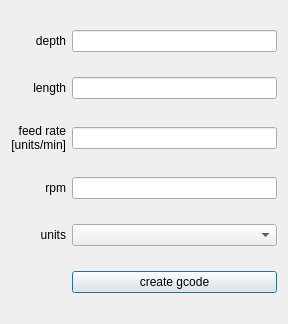
<?xml version="1.0" encoding="UTF-8"?>
<ui version="4.0">
 <class>surfacing_Dialog</class>
 <widget class="QDialog" name="surfacing_Dialog">
  <property name="geometry">
   <rect>
    <x>0</x>
    <y>0</y>
    <width>288</width>
    <height>324</height>
   </rect>
  </property>
  <property name="windowTitle">
   <string>Surfacing_Dialog</string>
  </property>
  <layout class="QGridLayout" name="gridLayout">
   <item row="0" column="0">
    <widget class="QLabel" name="depth_label">
     <property name="text">
      <string>depth</string>
     </property>
     <property name="alignment">
      <set>Qt::AlignRight|Qt::AlignTrailing|Qt::AlignVCenter</set>
     </property>
    </widget>
   </item>
   <item row="0" column="1">
    <widget class="QLineEdit" name="depth_lineEdit"/>
   </item>
   <item row="1" column="0">
    <widget class="QLabel" name="length_label">
     <property name="text">
      <string>length</string>
     </property>
     <property name="alignment">
      <set>Qt::AlignRight|Qt::AlignTrailing|Qt::AlignVCenter</set>
     </property>
    </widget>
   </item>
   <item row="1" column="1">
    <widget class="QLineEdit" name="length_lineEdit"/>
   </item>
   <item row="2" column="0">
    <widget class="QLabel" name="feed_label">
     <property name="text">
      <string>feed rate
[units/min]</string>
     </property>
     <property name="alignment">
      <set>Qt::AlignRight|Qt::AlignTrailing|Qt::AlignVCenter</set>
     </property>
    </widget>
   </item>
   <item row="2" column="1">
    <widget class="QLineEdit" name="feed_lineEdit"/>
   </item>
   <item row="3" column="0">
    <widget class="QLabel" name="rpm_label">
     <property name="text">
      <string>rpm</string>
     </property>
     <property name="alignment">
      <set>Qt::AlignRight|Qt::AlignTrailing|Qt::AlignVCenter</set>
     </property>
    </widget>
   </item>
   <item row="3" column="1">
    <widget class="QLineEdit" name="rpm_lineEdit"/>
   </item>
   <item row="4" column="0">
    <widget class="QLabel" name="unit_label">
     <property name="text">
      <string>units</string>
     </property>
     <property name="alignment">
      <set>Qt::AlignRight|Qt::AlignTrailing|Qt::AlignVCenter</set>
     </property>
    </widget>
   </item>
   <item row="4" column="1">
    <widget class="QComboBox" name="unit_comboBox"/>
   </item>
   <item row="5" column="1">
    <widget class="QPushButton" name="create_pushButton">
     <property name="text">
      <string>create gcode</string>
     </property>
    </widget>
   </item>
  </layout>
 </widget>
 <resources/>
 <connections/>
</ui>
